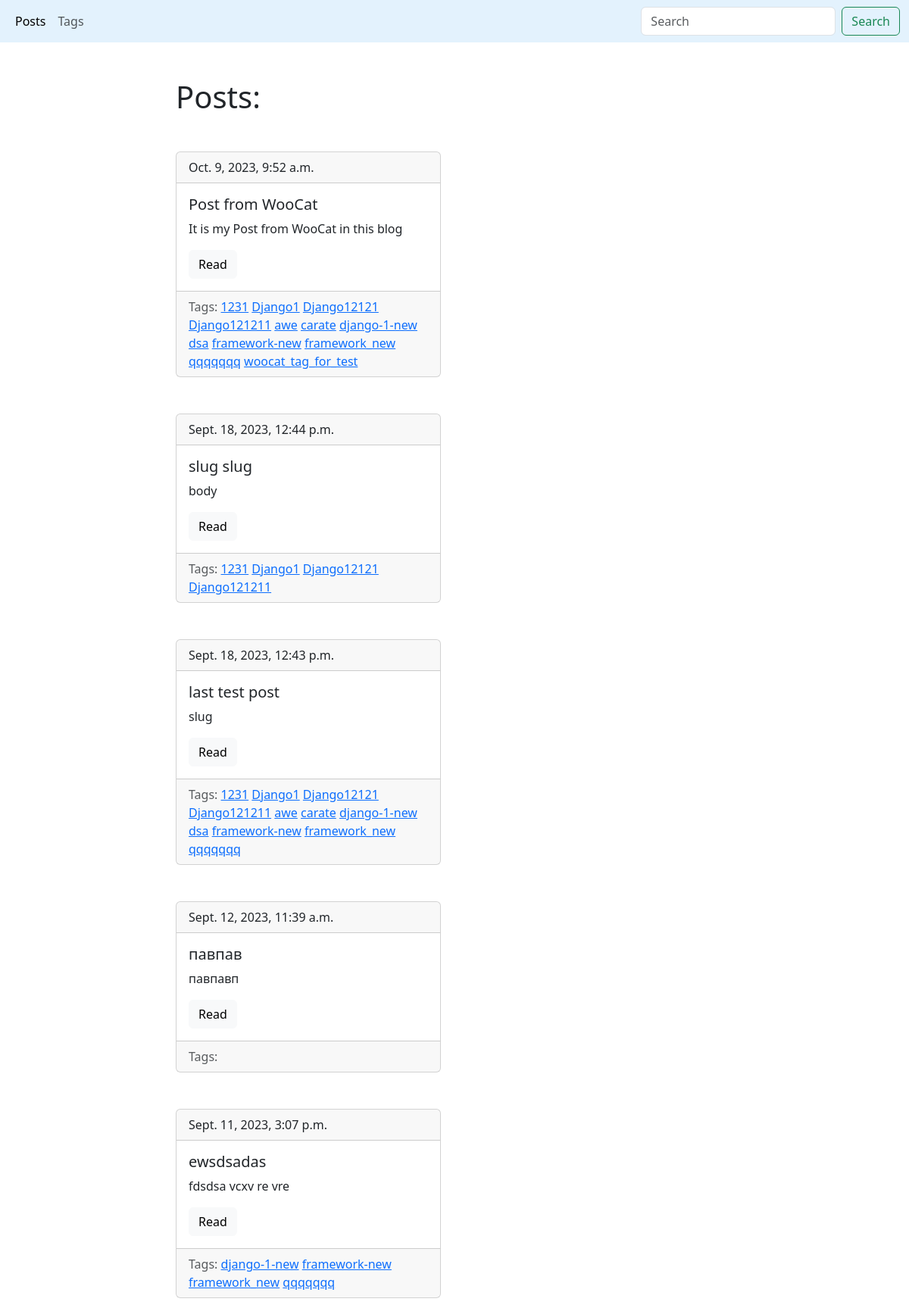
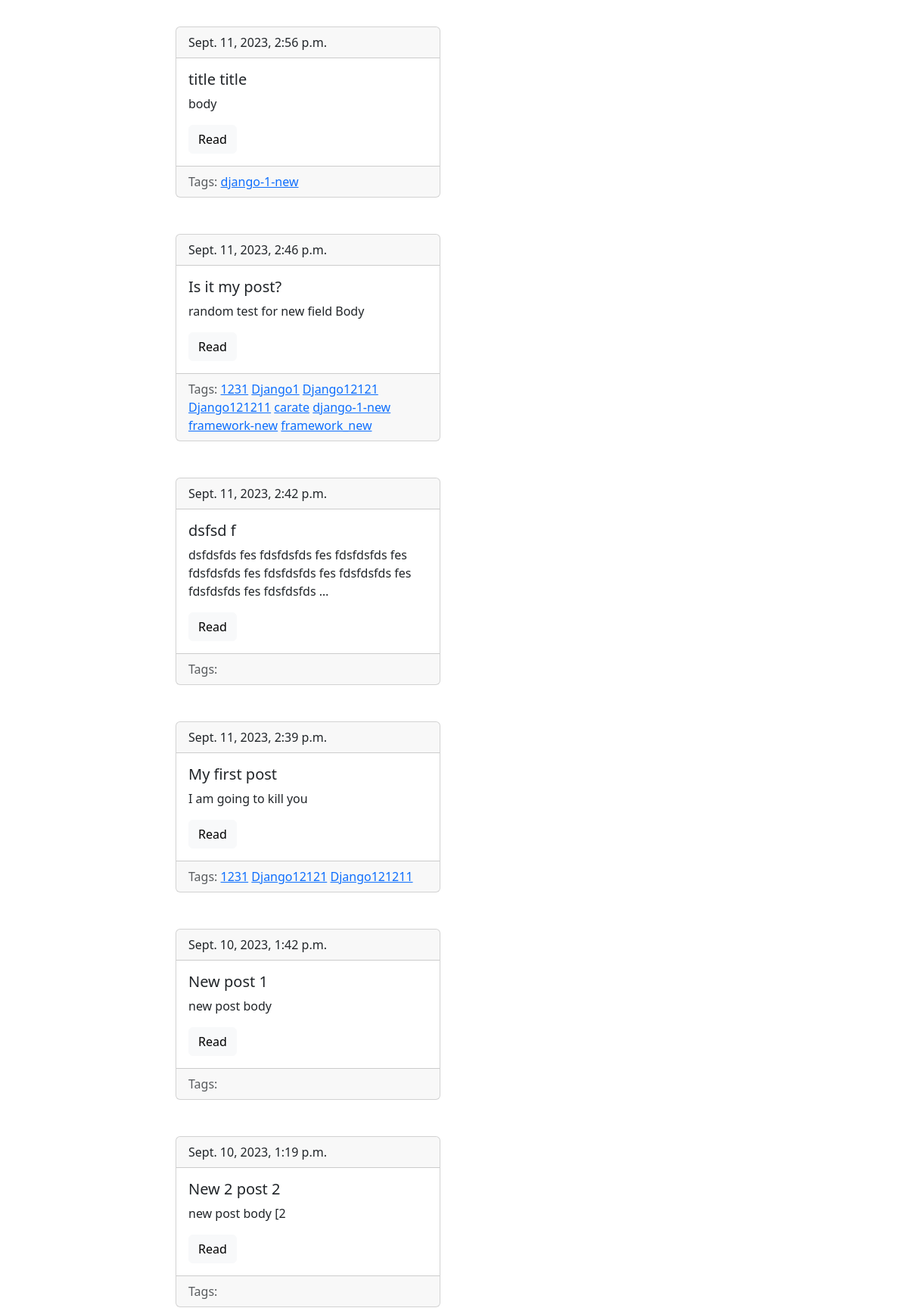
/blog/?page=1 (upper part), run on the app's committed database (2 pictures, top to bottom).
### blog/models.py (models this page shows, shortened)
class Post(models.Model):
    title = models.CharField(max_length=150, db_index=True)
    slug = models.SlugField(max_length=150, blank=True, unique=True)
    body = models.TextField(blank=True, db_index=True)
    tags = models.ManyToManyField('Tag', blank=True, related_name='posts')
    date_pub = models.DateTimeField(auto_now_add=True)
    def get_absolute_url(self):
        return reverse('post_detail_url', kwargs={'slug': self.slug})
    class Meta:
        ordering = ['-date_pub']

class Tag(models.Model):
    title = models.CharField(max_length=50)
    slug = models.SlugField(max_length=50, unique=True)
    def get_absolute_url(self):
        return reverse('tag_detail_url', kwargs={'slug': self.slug})
    class Meta:
        ordering = ['title']

### blog/views.py (the view)
# urls.py: path('', posts_list, name='posts_list_url'),
def posts_list(request):
    search_query = request.GET.get('search', '')
    if search_query:
        posts = Post.objects.filter(Q(title__icontains=search_query) | Q(body__icontains=search_query))
    else:
        posts = Post.objects.all()
    paginator = Paginator(posts, 11)
    page_number = request.GET.get('page', 10)
    page = paginator.get_page(page_number)
    is_paginated = page.has_other_pages()
    if page.has_previous():
        prev_url = f'?page={page.previous_page_number()}'
    else:
        prev_url = ''
    if page.has_next():
        next_url = f'?page={page.next_page_number()}'
    else:
        next_url = ''
    context = {
        'page_object': page,
        'is_paginated': is_paginated,
        'next_url': next_url,
        'prev_url': prev_url
    }
    return render(request, 'blog/index.html', context=context)

### blog/templates/blog/index.html (shortened to what this page needs)
{% extends 'blog/base_blog.html' %}
{% block content %}
    <h1 class="mb-5">Posts:</h1>
    {% for post in page_object.object_list %}
        {% include 'blog/includes/post_card_template.html' %}
    {% endfor %}
{% endblock %}

### blog/templates/blog/includes/post_card_template.html
<div class="card mb-5" style="width: 350px;">
        <div class="card-header">{{ post.date_pub }}</div>
          <div class="card-body">
            <h5 class="card-title">{{ post.title }}</h5>
            <p class="card-text">{{ post.body|truncatewords:15 }}</p>
            <a href="{{ post.get_absolute_url }}" class="btn btn-light">Read</a>
          </div>
          <div class="card-footer text-body-secondary">
            Tags:
            {% for tag in post.tags.all %}
              <a href="{{ tag.get_absolute_url }}">{{ tag.title }}</a>
            {% endfor %}
          </div>
</div>

### data on the page
Post: date_pub "Oct. 9, 2023, 9:52 a.m.", title "Post from WooCat", body "It is my Post from WooCat in this blog"
Tag: title "1231"
Tag: title "Django1"
Tag: title "Django12121"
Tag: title "Django121211"
Tag: title "awe"
Tag: title "carate"
Tag: title "django-1-new"
Tag: title "dsa"
Tag: title "framework-new"
Tag: title "framework_new"
Tag: title "qqqqqqq"
Tag: title "woocat_tag_for_test"
Post: date_pub "Sept. 18, 2023, 12:44 p.m.", title "slug slug", body "body"
Post: date_pub "Sept. 18, 2023, 12:43 p.m.", title "last test post", body "slug"
Post: date_pub "Sept. 12, 2023, 11:39 a.m.", title "павпав", body "павпавп"
Post: date_pub "Sept. 11, 2023, 3:07 p.m.", title "ewsdsadas", body "fdsdsa vcxv re vre"
Post: date_pub "Sept. 11, 2023, 2:56 p.m.", title "title title", body "body"
Post: date_pub "Sept. 11, 2023, 2:46 p.m.", title "Is it my post?", body "random test for new field Body"
Post: date_pub "Sept. 11, 2023, 2:42 p.m.", title "dsfsd f", body "dsfdsfds fes fdsfdsfds fes fdsfdsfds fes fdsfdsfds fes fdsfdsfds fes fdsfdsfds fes fdsfdsfds fes fdsfdsfds …"
Post: date_pub "Sept. 11, 2023, 2:39 p.m.", title "My first post", body "I am going to kill you"
Post: date_pub "Sept. 10, 2023, 1:42 p.m.", title "New post 1", body "new post body"
Post: date_pub "Sept. 10, 2023, 1:19 p.m.", title "New 2 post 2", body "new post body [2"
